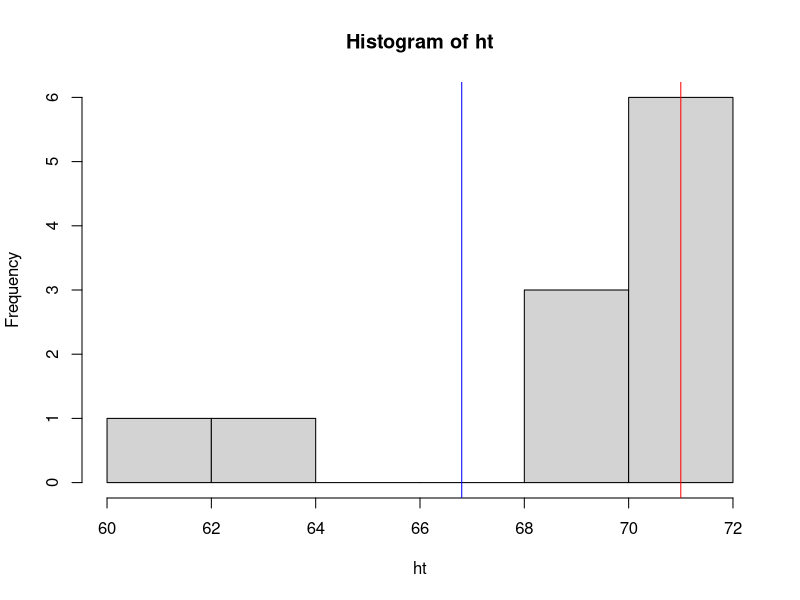

The R source for this figure:
ht <- c( 64, 72, 72, 70, 60, 71, 71, 69, 69, 71, 71)
sex <- c( 0, 1, 1, 0, 0, 1, 1, 0, 1, 1, 0)

fht <- ht[ sex==0]
mht <- ht[ sex==1]
success <- 0

obsdiff <- mean(mht) - mean(fht)

hist(ht)
abline( v=mean(mht), col="red")
abline( v=mean(fht), col="blue")

index <- 1: length(ht)

fi <- sample(index, length(fht))
fsample <- ht[ fi]
msample <- ht[-fi]

simdiff <- mean(msample) - mean(fsample)

success <- success + (obsdiff < simdiff)

mysample <- function( ht, samplesize) {
  fi <- sample(1:length(ht), samplesize)
  fsample <- ht[ fi]
  msample <- ht[-fi]
 
  return( mean(msample) - mean(fsample) ) 
}

success=0
nsim = 1000

for (i in 1:nsim) {
	simdiff <- mysample(ht, length(fht))
	success <- success + (obsdiff < simdiff)
	print( paste(i, obsdiff, simdiff, success, sep="  ") )
}

pval <- success / nsim